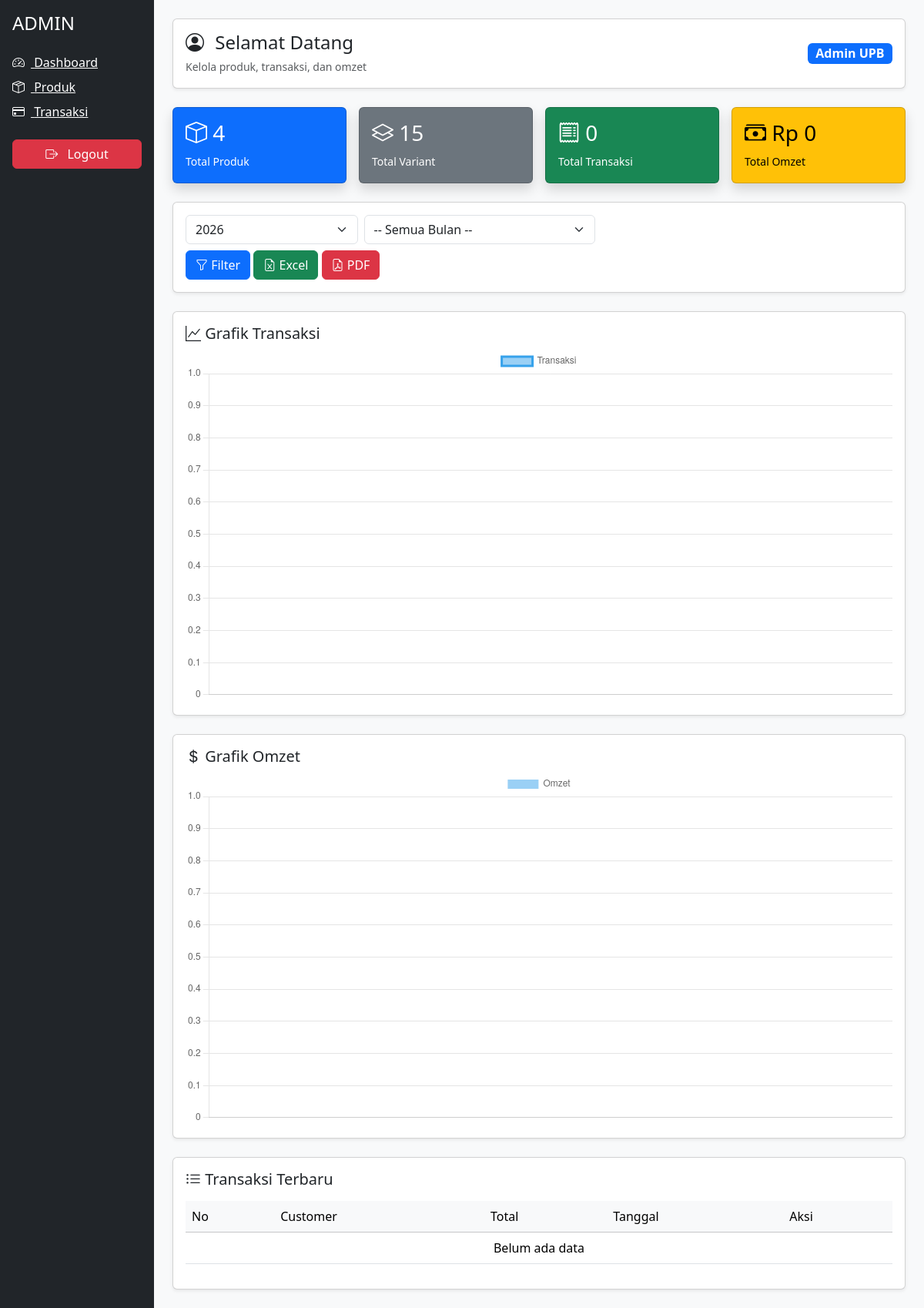
The page /dashboard.php (signed in) on the database as committed earlier.
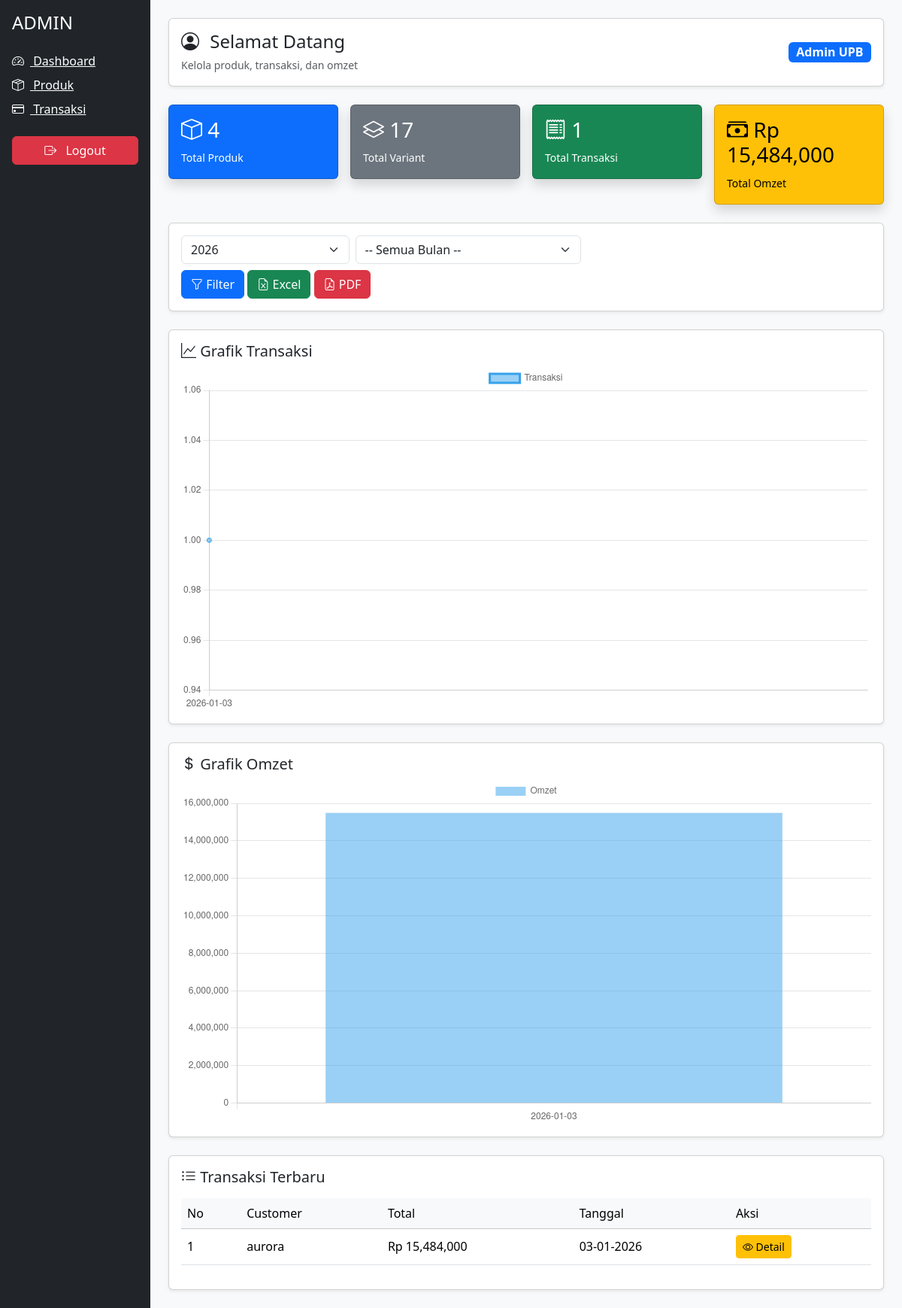
The same page on the database as committed later.
### tables this page shows
CREATE TABLE `orders` (
  `id_order` int(11) NOT NULL,
  `id_user` int(11) DEFAULT NULL,
  `total` int(11) DEFAULT NULL,
  `status` enum('pending','paid','cancelled') DEFAULT 'pending',
  `order_date` timestamp NOT NULL DEFAULT current_timestamp()
);

CREATE TABLE `users` (
  `id_user` int(11) NOT NULL,
  `nama` varchar(100) DEFAULT NULL,
  `email` varchar(100) DEFAULT NULL,
  `password` varchar(255) DEFAULT NULL,
  `Alamat` varchar(50) NOT NULL,
  `Nomer_Hp` varchar(20) NOT NULL,
  `created_at` timestamp NOT NULL DEFAULT current_timestamp(),
  `role` enum('admin','customer') NOT NULL DEFAULT 'customer'
);

### dashboard.php (the view, shortened to what the changed rows need)
<?php
include "config/koneksi.php";
$tahunTerpilih = isset($_GET['tahun']) ? intval($_GET['tahun']) : date('Y');
$sqlFilter = "AND YEAR(o.order_date) = $tahunTerpilih";
$where = "";
$totalVariant = mysqli_fetch_assoc(
    mysqli_query($mysqli, "SELECT COUNT(*) total FROM product_variants")
)['total'];
$qTrans = mysqli_query($mysqli, "SHOW TABLES LIKE 'orders'");
$adaTrans = mysqli_num_rows($qTrans);
$totalTransaksi = 0;
$totalOmzet = 0;
if ($adaTrans) {
    $qTotal = mysqli_fetch_assoc(
        mysqli_query($mysqli,"
            SELECT COUNT(*) total
            FROM orders o
            WHERE o.status='paid'
            $sqlFilter
            $where
        ")
    );
    $totalTransaksi = $qTotal['total'];
    $qOmzet = mysqli_fetch_assoc(
    mysqli_query($mysqli,"
        SELECT SUM(o.total) total
        FROM orders o
        WHERE o.status='paid'
        $sqlFilter
        $where
    ")
);
$totalOmzet = isset($qOmzet['total']) ? $qOmzet['total'] : 0;
}
$dataTransaksi = [];
if ($adaTrans) {
    $qList = mysqli_query($mysqli,"
        SELECT o.id_order, u.nama, o.total, o.order_date
        FROM orders o
        JOIN users u ON o.id_user = u.id_user
        WHERE o.status='paid'
        $sqlFilter
        $where
        ORDER BY o.order_date DESC
        LIMIT 10
    ");
    while ($r = mysqli_fetch_assoc($qList)) {
        $dataTransaksi[] = $r;
    }
}
$chartLabel = [];
$chartTrans = [];
$chartOmzet = [];
if ($adaTrans) {
    $qChart = mysqli_query($mysqli,"
        SELECT DATE(o.order_date) tgl, COUNT(*) jml, SUM(o.total) omzet
        FROM orders o
        WHERE o.status='paid'
        $sqlFilter
        $where
        GROUP BY DATE(o.order_date)
        ORDER BY tgl ASC
    ");
    while ($c = mysqli_fetch_assoc($qChart)) {
        $chartLabel[] = $c['tgl'];
        $chartTrans[] = $c['jml'];
        $chartOmzet[] = $c['omzet'];
    }
}
?>
<!DOCTYPE html>
<html lang="id">
<head>
<link href="https://cdn.jsdelivr.net/npm/bootstrap@5.3.2/dist/css/bootstrap.min.css" rel="stylesheet">
<link href="https://cdn.jsdelivr.net/npm/bootstrap-icons/font/bootstrap-icons.css" rel="stylesheet">
</head>
<body class="bg-light">
<div class="container-fluid">
<div class="row min-vh-100">
<main class="col-md-10 p-4">
<div class="row g-3 mb-4">
  <div class="col-md-3">
    <div class="card text-bg-secondary shadow">
      <div class="card-body">
        <h3><i class="bi bi-layers"></i> <?= $totalVariant ?></h3>
<small>Total Variant</small>
      </div>
    </div>
  </div>
  <div class="col-md-3">
    <div class="card text-bg-success shadow">
      <div class="card-body">
        <h3><i class="bi bi-receipt"></i> <?= $totalTransaksi ?></h3>
<small>Total Transaksi</small>
      </div>
    </div>
  </div>
  <div class="col-md-3">
    <div class="card text-bg-warning shadow">
      <div class="card-body">
        <h3><i class="bi bi-cash-stack"></i> Rp <?= number_format($totalOmzet) ?></h3>
<small>Total Omzet</small>
      </div>
    </div>
  </div>
</div>
<div class="card mb-4 shadow-sm">
  <div class="card-body">
    <h5><i class="bi bi-graph-up"></i> Grafik Transaksi</h5>
    <canvas id="chartTransaksi"></canvas>
  </div>
</div>
<div class="card mb-4 shadow-sm">
  <div class="card-body">
    <h5><i class="bi bi-currency-dollar"></i> Grafik Omzet</h5>
    <canvas id="chartOmzet"></canvas>
  </div>
</div>
<div class="card shadow-sm">
  <div class="card-body">
    <table class="table table-hover align-middle">
      <thead class="table-light">
        <tr>
          <td>No</td>
          <td>Customer</td>
          <td>Total</td>
          <td>Tanggal</td>
          <td>Aksi</td>
        </tr>
      </thead>
      <tbody>
        <?php if(!$dataTransaksi){ ?>
          <tr><td colspan="5" class="text-center">Belum ada data</td></tr>
        <?php } ?>
        <?php $no=1; foreach($dataTransaksi as $t){ ?>
        <tr>
          <td><?= $no++ ?></td>
          <td><?= $t['nama'] ?></td>
          <td>Rp <?= number_format($t['total']) ?></td>
          <td><?= date('d-m-Y', strtotime($t['order_date'])) ?></td>
          <td>
            <a class="btn btn-sm btn-warning"
   href="transaksi_detail.php?id=<?= $t['id_order'] ?>">
   <i class="bi bi-eye"></i> Detail
</a>
          </td>
        </tr>
        <?php } ?>
      </tbody>
    </table>
  </div>
</div>
</main>
</div>
</div>
<script>
new Chart(document.getElementById('chartTransaksi'),{
  type:'line',
  data:{
    labels:<?= json_encode($chartLabel) ?>,
    datasets:[{
      label:'Transaksi',
      data:<?= json_encode($chartTrans) ?>,
      fill:true,
      tension:.4
    }]
  }
});
new Chart(document.getElementById('chartOmzet'),{
  type:'bar',
  data:{
    labels:<?= json_encode($chartLabel) ?>,
    datasets:[{
      label:'Omzet',
      data:<?= json_encode($chartOmzet) ?>
    }]
  }
});
</script>
</body>
</html>

Rows that differ between the two databases and show on the page:
added orders: id_user.nama "aurora", total "15,484,000", order_date "03-01-2026"
Other text that changed with them:
$totalVariant: "15" → "17"
$totalTransaksi: "0" → "1"
$totalOmzet: "0" → "15,484,000"
chart data {{ json_encode($chartLabel) }}: [] → ["2026-01-03"]
chart data {{ json_encode($chartTrans) }}: [] → ["1"]
chart data {{ json_encode($chartOmzet) }}: [] → ["15484000"]
text no longer shown: "Belum ada data"
